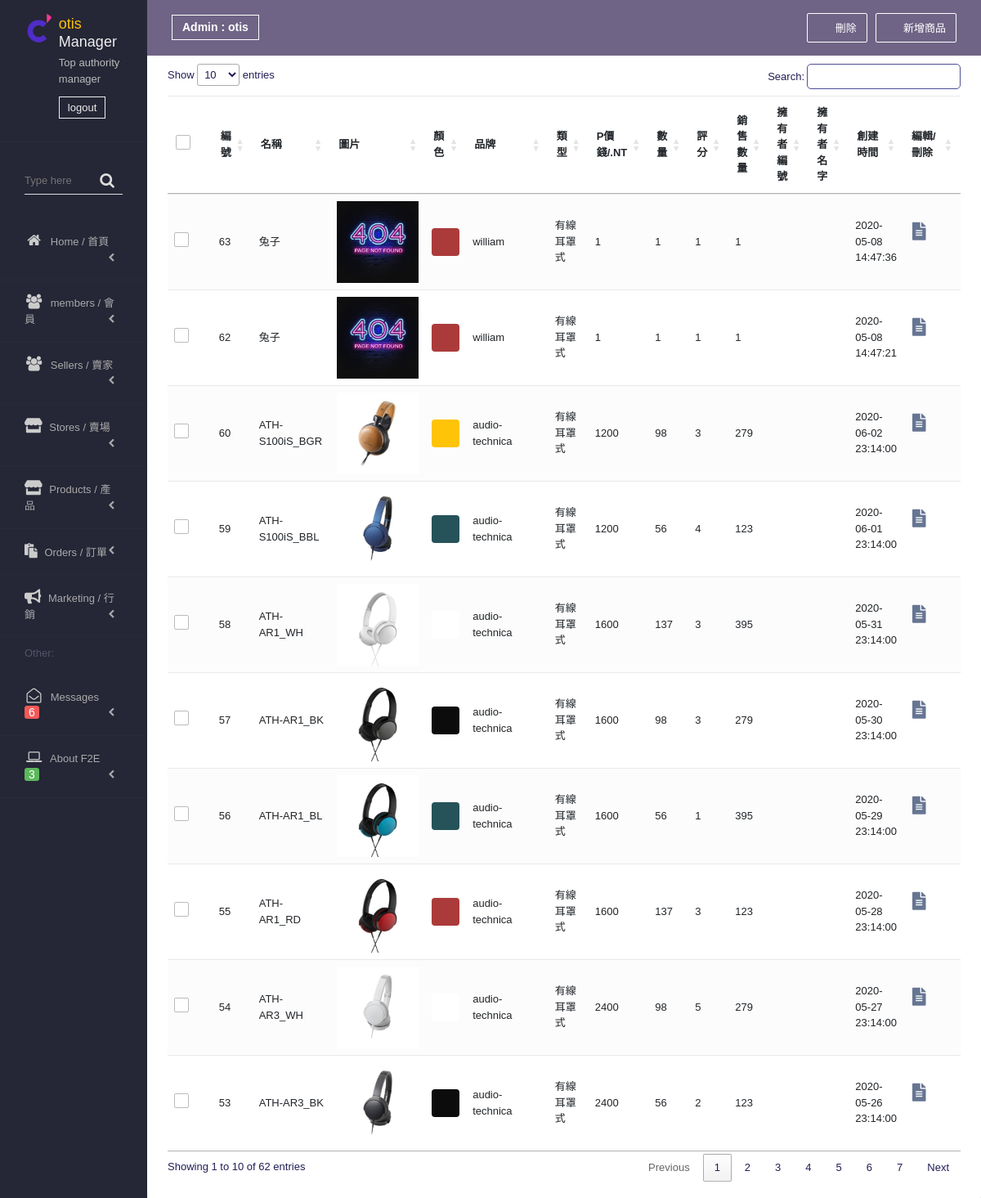
The app's page /page/wi/wi_items_index.php (signed in) with its own data.
### tables this page shows
CREATE TABLE `items` (
  `itemId` int(11) NOT NULL COMMENT '流水號',
  `itemName` varchar(100) NOT NULL COMMENT '商品名稱',
  `itemImg` varchar(100) DEFAULT NULL COMMENT '商品照片路徑',
  `colorid` tinyint(20) DEFAULT NULL COMMENT '產品顏色',
  `itemsbrand` varchar(100) NOT NULL COMMENT '產品品牌',
  `itemstype` varchar(100) NOT NULL COMMENT '產品類型',
  `itemPrice` int(11) NOT NULL COMMENT '商品價格',
  `itemQty` int(255) NOT NULL COMMENT '商品數量',
  `itemsales` int(255) NOT NULL DEFAULT '1' COMMENT '銷售量',
  `itemsstar` tinyint(10) NOT NULL DEFAULT '1' COMMENT '產品評分',
  `itemstoreNumber` int(10) DEFAULT NULL COMMENT '賣場與商品對應編號',
  `itemscontent` varchar(255) DEFAULT NULL COMMENT '產品備註',
  `created_at` datetime NOT NULL DEFAULT CURRENT_TIMESTAMP COMMENT '新增時間',
  `updated_at` datetime NOT NULL DEFAULT CURRENT_TIMESTAMP ON UPDATE CURRENT_TIMESTAMP COMMENT '更新時間'
);

CREATE TABLE `items_color` (
  `coid` tinyint(20) NOT NULL COMMENT '顏色號碼',
  `colorname` varchar(20) NOT NULL COMMENT '顏色名字',
  `colorunicode` varchar(20) NOT NULL COMMENT '顏色代碼'
);

CREATE TABLE `items_type` (
  `typeid` tinyint(10) NOT NULL COMMENT '類型編號',
  `typename` varchar(30) NOT NULL COMMENT '類型名稱'
);

### page/wi/wi_items_index.php (called while the page is built, shortened)
<?php
    require_once('../../db.inc.php');
    require_once('./wi_items_head.php');
    require_once('../../components/all_navmenu_left.php');
    require_once('./wi_items_container_right.php');
    require_once('./wi_items_footer_script.php');
?>

### page/wi/wi_items_container_right.php (the view, shortened to what this page needs)
<div class="table-wrapper">
    <div class="table-title">
        <div class="row">
            <div class="col-sm-6 user_btn">
                <h2>
                    <b>Admin : <?= $_SESSION['username'] ?></b>
                </h2>
            </div>
            <div class="col-sm-6">
                <a href="#addEmployeeModal" class="btn btn-success" data-toggle="modal">
                    <i class="material-icons">&#xE147;</i> <span>新增商品</span>
                </a>
                <a href="#deleteEmployeeModal_all" class="btn btn-danger" data-toggle="modal">
                    <i class="material-icons">&#xE15C;</i> <span>刪除</span>
                </a>
            </div>
        </div>
    </div>
    <table class="table table-striped table-hover" id="dt-table" data-aos="fade-up">
        <thead>
            <tr>
                <th>
                    <span class="custom-checkbox">
                        <label for="selectAll"></label>
                    </span>
                </th>
                <th>編號</th>
                <th>名稱</th>
                <th>圖片</th>
                <th>顏色</th>
                <th>品牌</th>
                <th>類型</th>
                <th>P價錢/.NT</th>
                <th>數量</th>
                <th>評分</th>
                <th>銷售數量</th>
                <th>擁有者編號</th>
                <th>擁有者名字</th>
                <th>創建時間</th>
                <th>編輯/刪除</th>
            </tr>
        </thead>
        <tbody>
            <?php
                $sql = "SELECT `itemId`,`itemName`, `itemImg`, `colorid`,`itemsbrand`, `itemstype`, `itemstoreNumber`,
                        `itemPrice`, `itemQty`, `itemsstar`, `itemsales`, `itemscontent`, `items`.`created_at`,
                        `items_color`.`coid`, `items_color`.`colorname`, `items_color`.`colorunicode`,
                        `items_type`.`typename`,
                        `users`.`username`, `users`.`name`
                        FROM `items`
                        INNER JOIN `items_color`
                        ON `items`.`colorid` = `items_color`.`coid`
                        INNER JOIN `items_type`
                        ON `items`.`itemstype` = `items_type`.`typeid`
                        LEFT JOIN `users`
                        ON `items`.`itemstoreNumber` = `users`.`id`
                        ORDER BY `itemId` ASC";
                $stmt = $pdo->prepare($sql);
                $stmt->execute();
                if($stmt->rowCount() > 0):
                    $arr = $stmt->fetchAll(PDO::FETCH_ASSOC);
                    for($i = 0; $i < count($arr); $i++):
            ?>
            <tr>
                <td>
                    <span class="custom-checkbox">
                        <label for="checkbox1"></label>
                    </span>
                </td>
                <td><?= $arr[$i]['itemId']; ?></td>
                <td class="itemName<?= $arr[$i]['itemId']; ?>"><?= $arr[$i]['itemName']; ?></td>
                <td class="itemImg<?= $arr[$i]['itemId']; ?>">
                    <?php if($arr[$i]['itemImg'] !== ""): ?>
                        <img src="../../asset/file_img/<?= $arr[$i]['itemImg'];?>">
                    <?php else: ?>
                        <img src="../../asset/img/404.jpg">
                    <?php endif; ?>
                </td>
                <td class="colorid<?= $arr[$i]['itemId']; ?>" id="<?= $arr[$i]['colorid']; ?>" data-color="<?= $arr[$i]['colorunicode']; ?>"><div style="background-color:<?= $arr[$i]['colorunicode']; ?>;width: 34px; height: 34px; border-radius: 4px;"></div></td>
                <td class="itemsbrand<?= $arr[$i]['itemId']; ?>"><?= $arr[$i]['itemsbrand']; ?></td>
                <td class="itemstype<?= $arr[$i]['itemId']; ?>"><?= $arr[$i]['typename']; ?></td>
                <td class="itemPrice<?= $arr[$i]['itemId']; ?>"><?= $arr[$i]['itemPrice']; ?></td>
                <td class="itemQty<?= $arr[$i]['itemId']; ?>"><?= $arr[$i]['itemQty']; ?></td>
                <td><?= $arr[$i]['itemsstar']; ?></td>
                <td><?= $arr[$i]['itemsales']; ?></td>
                <?php if($arr[$i]['itemstoreNumber'] !== 0): ?>
                    <td><?= $arr[$i]['username']; ?></td>
                    <td><?= $arr[$i]['name']; ?></td>
                <?php else: ?>
                    <td>無</td>
                    <td>平台所有</td>
                <?php endif; ?>
                <td><?= $arr[$i]['created_at']; ?></td>
                <td>
                    <a href="#" class="AddImages" data-toggle="modal">
                        <i class="fas fa-file-alt" data-toggle="tooltip" title="AddImages"></i>
                    </a>
                    <a href="#editEmployeeModal" class="edit" data-toggle="modal">
                        <i class="material-icons" data-toggle="tooltip" title="Edit" onClick="Edit_click(<?= $arr[$i]['itemId']; ?>)">&#xE254;</i>
                    </a>
                    <a href="#deleteEmployeeModal" class="delete" data-toggle="modal">
                        <i class="material-icons" data-toggle="tooltip" title="Delete" onClick="Delete_click(<?= $arr[$i]['itemId']; ?>)">&#xE872;</i>
                    </a>
                </td>
            </tr>
            <?php endfor;?>
            <?php endif;?>
        </tbody>
    </table>
</div>

### page/wi/wi_items_head.php (shortened to what this page needs)
<!DOCTYPE html>
<html lang="en">
<head>
    <link rel='stylesheet' href='../../asset/css/bootstrap.css'/>
    <link rel='stylesheet' href='https://cdnjs.cloudflare.com/ajax/libs/font-awesome/5.13.0/css/all.min.css'/>
    <link rel="stylesheet" href="https://stackpath.bootstrapcdn.com/font-awesome/4.7.0/css/font-awesome.min.css">
    <link rel="stylesheet" type="text/css" href="https://cdn.datatables.net/1.10.16/css/jquery.dataTables.min.css">
    <link rel="stylesheet" href="https://unpkg.com/aos@2.3.1/dist/aos.css" rel="stylesheet">
    <link rel="stylesheet" href="https://unpkg.com/aos@2.3.0/dist/aos.css"/>
    <link rel="stylesheet" type="text/css"  href="../../asset/css/all.css">
    <link rel="stylesheet" type="text/css"  href="../../asset/css/newMenu.css">
    <link rel="stylesheet" type="text/css"  href="../../asset/css/_highcharts.css">
</head>
<body>

### components/all_navmenu_left.php (shortened to what this page needs)
<aside class="side-nav" id="show-side-navigation1">
    <div class="heading">
        <img src="../../asset/img/logo.png" alt="LOGO">
        <div class="info">
            <h3><a href="../../page/wi_home/wi_items_index.php"><span class="main-color"><?= $_SESSION['username'] ?></span> Manager</a></h3>
            <p>Top authority manager</p>
            <p><a style="color: #EEE; border: 1px solid #eee; padding: 5px 10px;" href="../../api/logout_api.php?logout=1">logout</a></p>
        </div>
    </div>
    <div class="search">
        <input type="text" placeholder="Type here"><i class="fa fa-search"></i>
    </div>
    <ul class="categories">
        <li>
            <i class="fa fa-home fa-fw" aria-hidden="true"></i><a href="javascript: void(0);"> Home / 首頁</a>
        </li>
        <li>
            <i class="fa fa-users fa-fw"></i><a href="javascript: void(0);"> members / 會員</a>
        </li>
        <li>
        <i class="fa fa-users fa-fw"></i></i><a href="javascript: void(0);"> Sellers / 賣家</a>
        </li>
        <li>
            <i class="fas fa-store"></i><a href="javascript: void(0);"> Stores / 賣場</a>
        </li>
        <li>
            <i class="fas fa-store"></i><a href="javascript: void(0);"> Products / 產品</a>
        </li>
        <li>
            <i class="fas fa-paste"></i><a href="javascript: void(0);"> Orders / 訂單</a>
        </li>
        <li>
            <i class="fas fa-bullhorn"></i><a href="javascript: void(0);"> Marketing / 行銷</a>
        </li>
        <p>Other:</p>
        <li><i class="fa fa-envelope-open-o fa-fw"></i><a href="#"> Messages <span class="num dang">6</span></a></li>
        <li><i class="fa fa-laptop fa-fw"></i><a href="#"> About F2E <span class="num succ">3</span></a></li>
    </ul>
</aside>

### page/wi/wi_items_footer_script.php (shortened to what this page needs)
</body>
</html>

### asset/css/all.css (style rules this page uses)
li { text-decoration: none; list-style: none; }
.material-icons { font-family: 'Material Icons'; font-weight: normal; font-style: normal; font-size: 24px; line-height: 1; letter-spacing: normal; text-transform: none; display: inline-block; white-space: nowrap; word-wrap: normal; direction: ltr; -webkit-font-feature-settings: 'liga'; -webkit-font-smoothing: antialiased; }
body { color: #211E55; background: #f5f5f5; font-family: 'Varela Round', sans-serif; font-size: 13px; }
.table-wrapper { width: 85%; margin-left: 15%; background: #fff; padding: 20px 25px; border-radius: 3px; box-shadow: 0 1px 1px rgba(0,0,0,.05); }
.table-title { padding-bottom: 15px; background: #6f6486; color: #fff; padding: 16px 30px; margin: -20px -25px 10px; z-index: 100; }
.table-title h2 { margin: 0; font-size: 24px; }
.table-title .btn { background-color: transparent; border: 1px solid #fff; color: #fff; float: right; font-size: 13px; min-width: 50px; border-radius: 2px; outline: none !important; margin-left: 10px; transition: 0.3s; }
.table-title .btn i { float: left; font-size: 21px; margin-right: 5px; }
.table-title .btn span { float: left; margin-top: 2px; }
table.table tr th, table.table tr td { border-color: #e9e9e9; padding: 8px; vertical-align: middle; }
table.table tr th:first-child { width: 60px; }
table.table tr th:last-child { width: 100px; }
table.table-striped tbody tr:nth-of-type(odd) { background-color: #fcfcfc; }
table.table td:last-child i { opacity: 0.9; font-size: 22px; margin: 0 3px; }
table.table td a { font-weight: bold; color: #566787; display: inline-block; text-decoration: none; outline: none !important; }
table.table td a.edit { color: #FFC107; }
table.table td a.delete { color: #F44336; }
table.table td i { font-size: 19px; }
.custom-checkbox { position: relative; }
.custom-checkbox label:before { width: 18px; height: 18px; }
.custom-checkbox label:before { content: ''; margin-right: 10px; display: inline-block; vertical-align: text-top; background: white; border: 1px solid #bbb; border-radius: 2px; box-sizing: border-box; z-index: 2; }
img { width: 100px; }
.user_btn { display: flex; align-items: center; }
.user_btn h2 { display: flex; align-items: center; justify-content: center; border: 1px solid #fff; padding: .375rem .75rem; font-size: 14px; }

### asset/css/newMenu.css (style rules this page uses)
.side-nav { float: left; height: 100%; width: 15%; background-color: #252636; color: #CCC; -webkit-transform: translateX(0); -moz-transform: translateX(0); transform: translateX(0); -webkit-transition: all .3s ease-in-out; -moz-transition: all .3s ease-in-out; transition: .3s; position: fixed; top: 0; left: 0; overflow: auto; z-index: 9999999 }
.side-nav .heading { background-color: #252636; padding: 15px 15px 15px 30px; overflow: hidden; border-bottom: 1px solid #2a2b3c }
.side-nav .heading > img { border-radius: 50%; float: left; width: 28%; }
.side-nav .info { float: left; width: 69%; margin-left: 3%; }
.side-nav .heading .info > h3 { margin: 0 0 5px }
.side-nav .heading .info > h3 > a { color: #EEE; font-weight: 100; margin-top: 4px; display: block; text-decoration: none; font-size: 18px; }
.side-nav .heading .info > p { color: #BBB; font-size: 13px; }
.side-nav .search { text-align: center; padding: 15px 30px; margin: 15px 0; position: relative; }
.side-nav .search > input { width: 100%; background-color: transparent; border: none; border-bottom: 1px solid #DDD; padding: 7px 0 7px; color: #DDD; }
.side-nav .search > input ~ i { position: absolute; top: 22px; right: 40px; display: block; color: #DDD; font-size: 19px; }
.categories { padding: 0; }
.side-nav .categories > li { padding: 17px 40px 17px 30px; overflow: hidden; border-bottom: 1px solid rgba(255, 255, 255, 0.02); cursor: pointer; }
.side-nav .categories > li > a { color: #AAA; text-decoration: none; }
.side-nav .categories > li > a > .num { line-height: 0; border-radius: 3px; font-size: 14px; color: #FFF; padding: 0px 5px }
.dang { background-color: #f35959 }
.succ { background-color: #5cb85c }
.side-nav .categories > li > i { font-size: 18px; margin-right: 5px }
.side-nav .categories > li > a:after { content: "\f053"; font-family: fontAwesome; font-size: 11px; line-height: 1.8; float: right; color: #AAA; -webkit-transition: all .3s ease-in-out; -moz-transition: all .3s ease-in-out; transition: all .3s ease-in-out; }
.side-nav .categories p { margin-left: 30px; color: #535465; margin-top: 10px; }
.main-color { color: #ffc107 }

### records on screen
items: itemId "53", itemName "ATH-AR3_BK", itemImg (picture), itemsbrand "audio-technica", items_type.typename "有線耳罩式", itemPrice "2400", itemQty "56", itemsstar "2", itemsales "123", created_at "2020-05-26 23:14:00"
items: itemId "54", itemName "ATH-AR3_WH", itemImg (picture), itemsbrand "audio-technica", items_type.typename "有線耳罩式", itemPrice "2400", itemQty "98", itemsstar "5", itemsales "279", created_at "2020-05-27 23:14:00"
items: itemId "55", itemName "ATH-AR1_RD", itemImg (picture), itemsbrand "audio-technica", items_type.typename "有線耳罩式", itemPrice "1600", itemQty "137", itemsstar "3", itemsales "123", created_at "2020-05-28 23:14:00"
items: itemId "56", itemName "ATH-AR1_BL", itemImg (picture), itemsbrand "audio-technica", items_type.typename "有線耳罩式", itemPrice "1600", itemQty "56", itemsstar "1", itemsales "395", created_at "2020-05-29 23:14:00"
items: itemId "57", itemName "ATH-AR1_BK", itemImg (picture), itemsbrand "audio-technica", items_type.typename "有線耳罩式", itemPrice "1600", itemQty "98", itemsstar "3", itemsales "279", created_at "2020-05-30 23:14:00"
items: itemId "58", itemName "ATH-AR1_WH", itemImg (picture), itemsbrand "audio-technica", items_type.typename "有線耳罩式", itemPrice "1600", itemQty "137", itemsstar "3", itemsales "395", created_at "2020-05-31 23:14:00"
items: itemId "59", itemName "ATH-S100iS_BBL", itemImg (picture), itemsbrand "audio-technica", items_type.typename "有線耳罩式", itemPrice "1200", itemQty "56", itemsstar "4", itemsales "123", created_at "2020-06-01 23:14:00"
items: itemId "60", itemName "ATH-S100iS_BGR", itemImg (picture), itemsbrand "audio-technica", items_type.typename "有線耳罩式", itemPrice "1200", itemQty "98", itemsstar "3", itemsales "279", created_at "2020-06-02 23:14:00"
items: itemId "62", itemName "兔子", itemsbrand "william", items_type.typename "有線耳罩式", itemPrice "1", itemQty "1", itemsstar "1", itemsales "1", created_at "2020-05-08 14:47:21"
items: itemId "63", itemName "兔子", itemsbrand "william", items_type.typename "有線耳罩式", itemPrice "1", itemQty "1", itemsstar "1", itemsales "1", created_at "2020-05-08 14:47:36"

### other values on screen
$_SESSION['username'] "otis"
